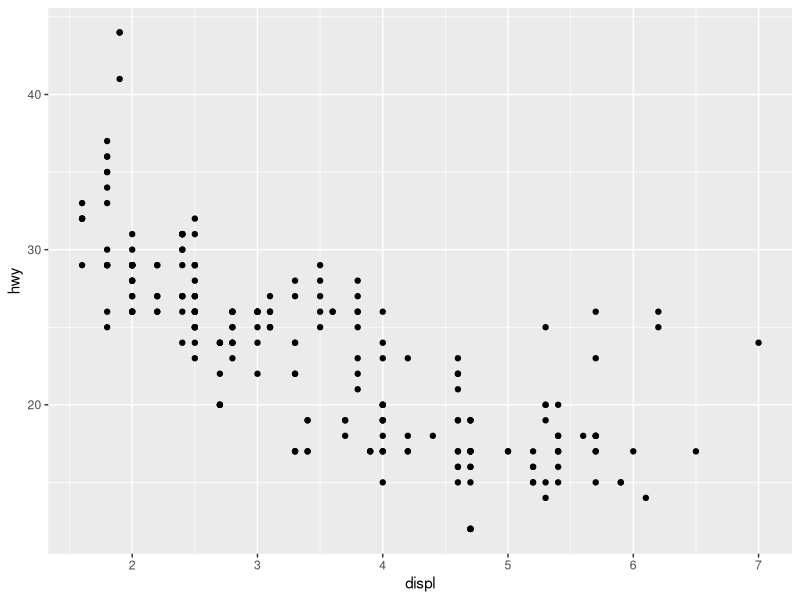
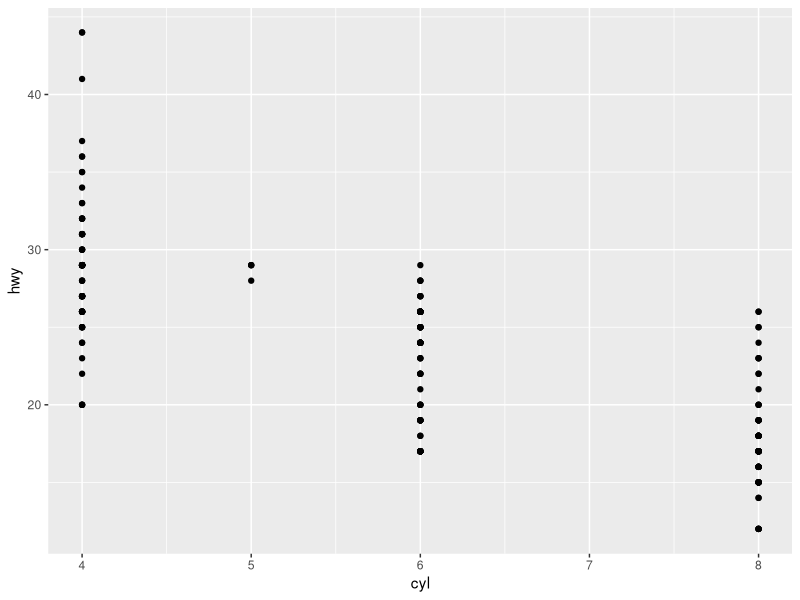
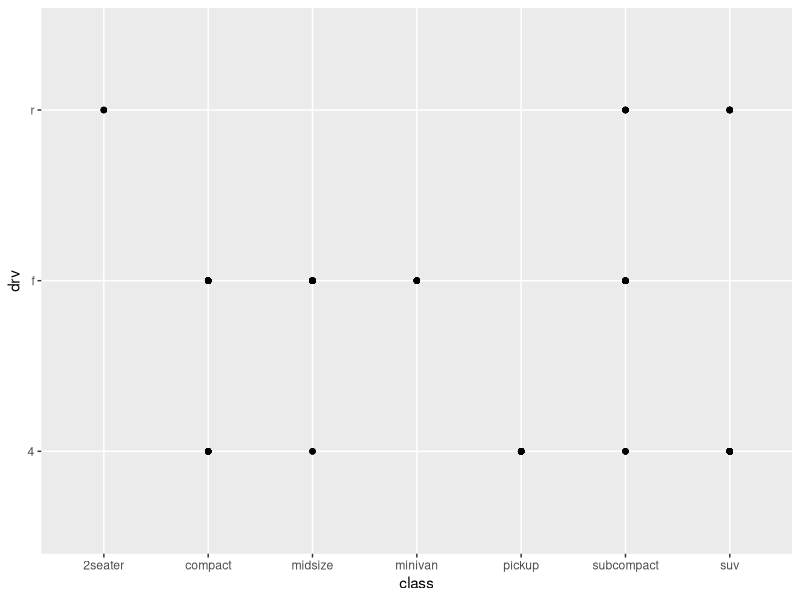

Source code (R) for these figures, in order:
## ---- chunk 1
knitr::opts_chunk$set(echo=TRUE, include = TRUE)
## ---- chunk 2
library(tidyverse)
library(knitr)
## ---- chunk 3
head(mpg) # preview data
## ---- chunk 4
ggplot(data = mpg) +
    geom_point(mapping = aes(x = displ, y = hwy))
## ---- chunk 5
nrow(mpg)
## ---- chunk 6
ncol(mpg)
## ---- chunk 7
?mpg
## ---- chunk 8
ggplot(data = mpg) +
  geom_point(aes(x = cyl, y = hwy))
## ---- chunk 9
ggplot(data = mpg) +
      geom_point(aes(x = class, y = drv))
